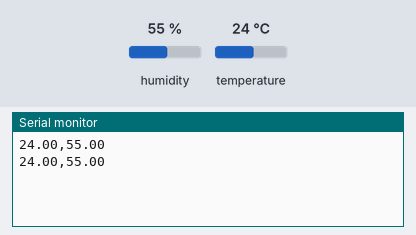
Bench run of a sketch on a simulated Arduino Uno, built with avr-gcc and run on an emulated ATmega328P. Parts: the last lines printed to the serial monitor. The test bench sets the inputs (shaded band); at power-on: humidity 55 %, temperature 24 °C.

Above: at 10.8 s.
10.9 s: humidity set to 22 %
At 16.1 s:
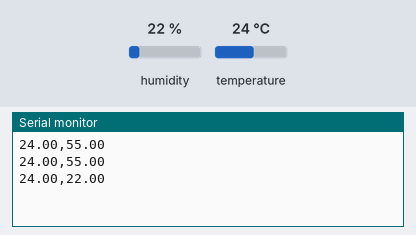
18.4 s: temperature set to 12 °C
At 20.8 s:
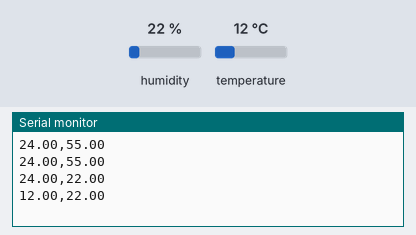
25.9 s: humidity set to 40 %
At 31.4 s:
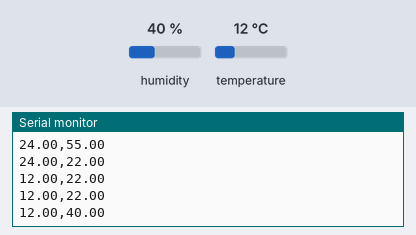
Timing chart, 0 to 32.9 s (numbered marks = the images above; inputs shaded):
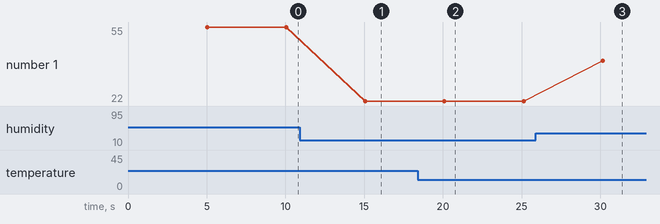

Measured:
- after the input at 10.9 s, the serial monitor: prints a new line after 4.2 s (image 1)
- after the input at 18.4 s, the serial monitor: prints a new line after 1.7 s (image 2)
- after the input at 25.9 s, the serial monitor: prints a new line after 4.2 s (image 3)
- plotted number 1: 55 → 22 after the input at 10.9 s, 22 → 40 after the input at 25.9 s

The sketch:

write_temp_humidity.ino
```cpp
#include "DHT.h"

#define DHT_PIN 2
#define DHTTYPE DHT11

DHT dht(DHT_PIN, DHTTYPE);

void setup() {
  Serial.begin(9600);
  while(!Serial);
  dht.begin();
}

void loop() {
  delay(5000);
  float humidity = dht.readHumidity();
  float tempInCelsius = dht.readTemperature();
  if (isnan(humidity) || isnan(tempInCelsius)){
    Serial.println(F("Failed to read from THC"));
    return;
    }
  Serial.print(tempInCelsius);
  Serial.print(",");
  Serial.println(humidity);

}
```
